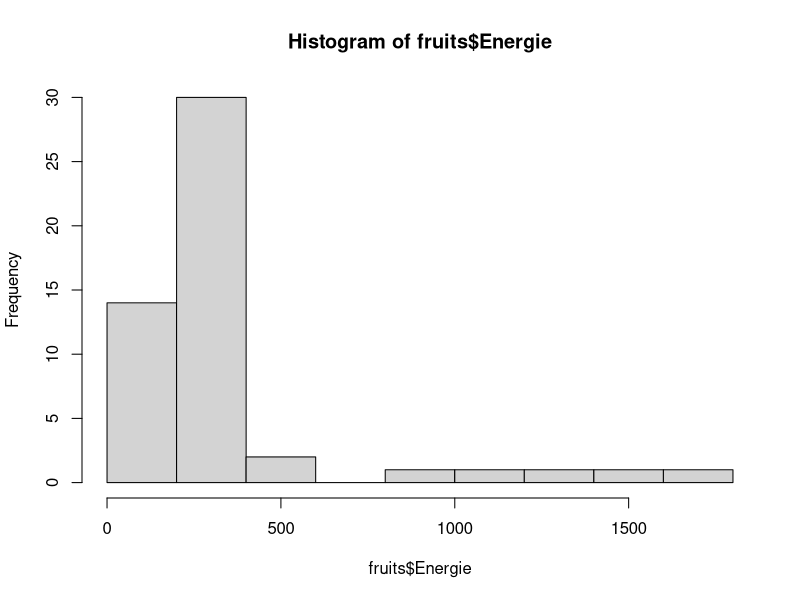
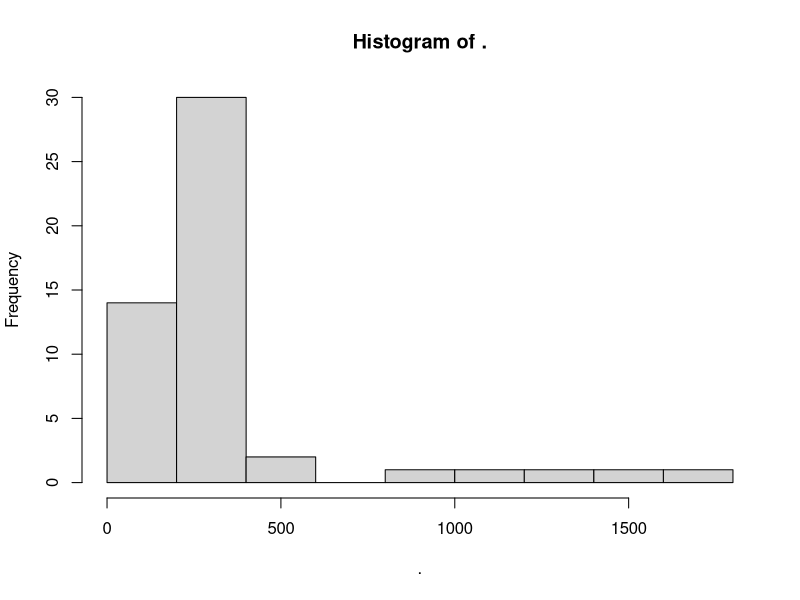

Reproduce these figures in R, in order.
## ---- chunk 1
knitr::opts_chunk$set(
  collapse = TRUE,
  comment = "#>",
  echo = TRUE
)
## ---- chunk 2
library(dplyr)
fruits <- readxl::read_excel("fruits.xlsx")
## ---- chunk 3
fruits2 <- fruits
## ---- chunk 4
fruits2$Sucres_ratio <- fruits2$Sucres / 100
## ---- chunk 5
mtcars2 <- mtcars
mtcars2$recyclage <- c(0, 1)
mtcars2$recyclage
## ---- chunk 6
## Histogramme
hist(fruits$Energie)
## ---- chunk 7
library(magrittr)
fruits$Energie %>% hist()
## ---- chunk 8
library(dplyr) # ou require(dplyr)
## ---- chunk 9
fruits
## ---- chunk 10
fruits2 <- fruits %>% 
  mutate(Sucres_ratio = Sucres / 100)

head(fruits2[, "Sucres_ratio"])
## ---- chunk 11
fruits2 <- fruits
fruits2$Sucres_ratio <- 
  fruits2$Sucres / 100
head(fruits2[, "Sucres_ratio"])
## ---- chunk 12
fruits %>% 
  select(Energie, Sucres, Fibres) %>%
  arrange(desc(Fibres))
## ---- chunk 13
fruits[
  order(fruits$Fibres, decreasing = TRUE),
  c("Energie", "Sucres", "Fibres")]
## ---- chunk 14
fruits %>% 
  filter(Sucres > 60)
## ---- chunk 15
fruits[fruits$Sucres > 60, ]
## ---- chunk 16
fruits %>% 
  slice(3:10)
## ---- chunk 17
fruits[3:10, ]
## ---- chunk 18
fruits %>% group_by(groupe)
## ---- chunk 19
fruits %>% 
  group_by(groupe) %>%
  summarize(SucreMoyen = mean(Sucres))
## ---- chunk 20
aggregate(fruits$Sucres, 
          by = list(fruits$groupe), 
          FUN = mean)
## ---- chunk 21
fruits %>% count(groupe)
## ---- chunk 22
fruits %>%
  count(groupe) %>%
  arrange(desc(n))
## ---- chunk 23
fruits %>%
  mutate(VitCqual = cut(VitamineC, c(0, 50, 100))) %>%
  count(groupe, VitCqual, name = "N")
## ---- chunk 24
library(tidyr)
fruits %>%
  mutate(VitCqual = cut(VitamineC, c(0, 50, 100))) %>%
  count(groupe, VitCqual, name = "N") %>%
  pivot_wider(id_cols = groupe, 
              names_from = VitCqual, 
              values_from = N)
